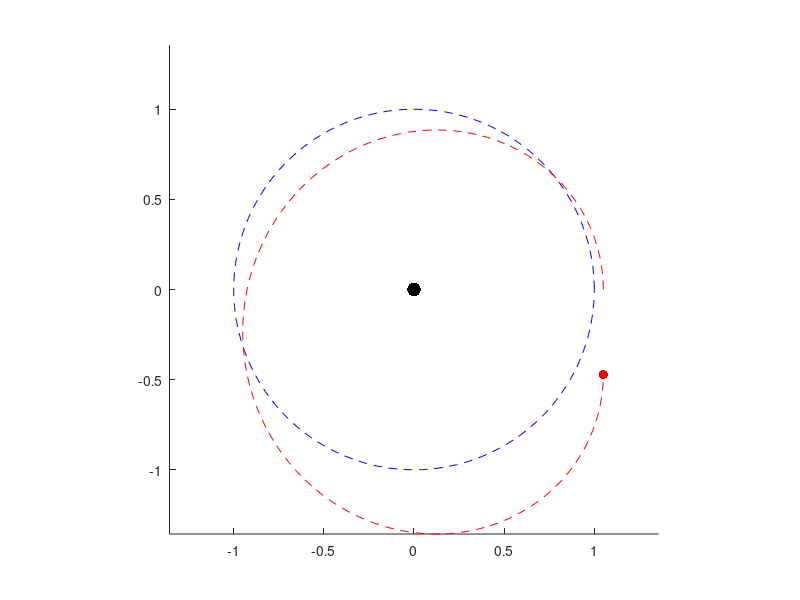
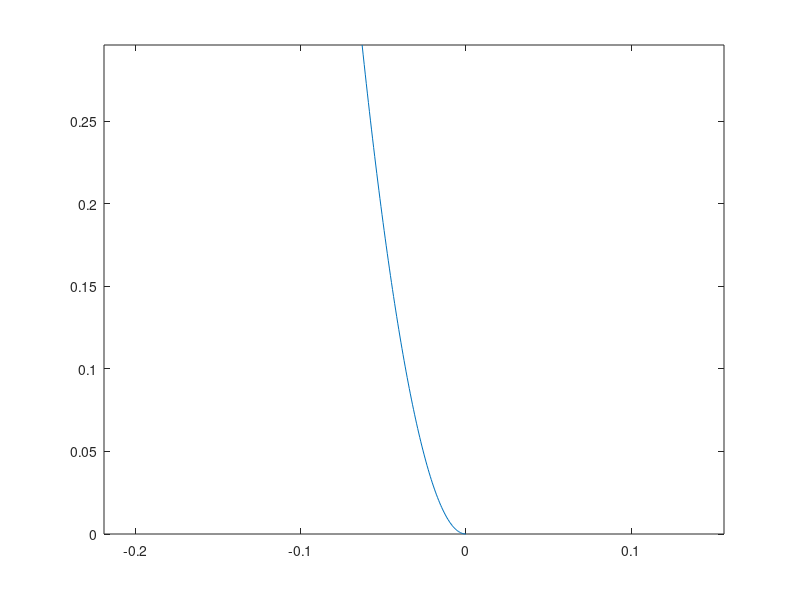
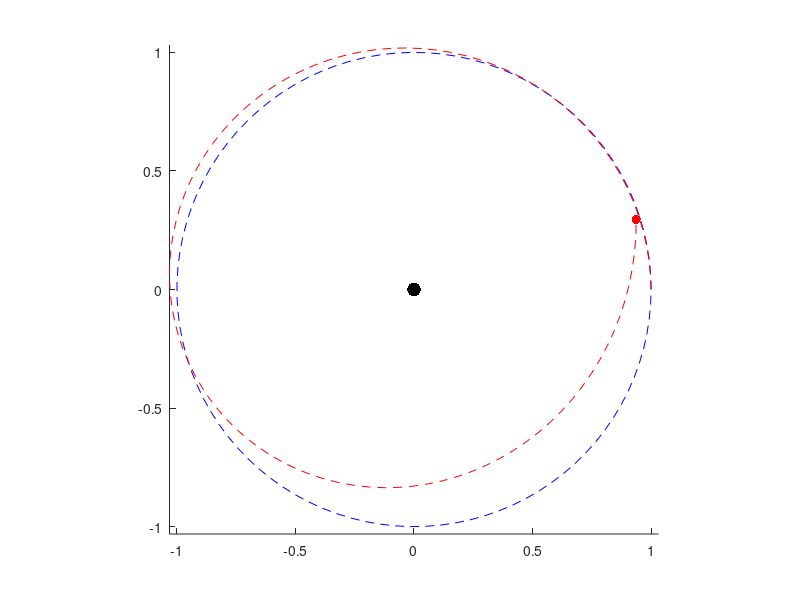

Write the MATLAB code that produced these figures, in order.
%% Case 1
n = 1;
r1 = 1;
x0 = 0.05;
y0 = 0;
yd0 = -3*n*x0/2;
t = linspace(0,2*pi,100);
x = x0*ones(size(t));
y = -3*n*t*x0/2 + y0;
M = n*t;
reforb = [r1*cos(M);r1*sin(M)];
hillorb = reforb+[x;y];

figure(11)
clf
set(gca,'Xlim',[-1.25,1.25],'YLim',[-1.25,1.25])
axis equal
hold on
plot(0,0,'k.','MarkerSize',30);
ms = plot(hillorb(1,1),hillorb(2,1),'r.','MarkerSize',20);
ps = plot(reforb(1,1),reforb(2,1),'b--',hillorb(1,1),hillorb(2,1),'r--');
hold off
set(gca,'Xlim',[-max(abs(hillorb(:))),max(abs(hillorb(:)))],'YLim',[-max(abs(hillorb(:))),max(abs(hillorb(:)))])
for j = 2:length(t)
    set(ms,'XData',hillorb(1,j),'YData',hillorb(2,j));
    set(ps(1),'XData',reforb(1,1:j),'YData',reforb(2,1:j));
    set(ps(2),'XData',hillorb(1,1:j),'YData',hillorb(2,1:j));
    pause(0.1);
end

%% case 2
n = 1;
r1 = 1;
x0 = 0.05;
y0 = 0;
yd0 = -2*n*x0;
t = linspace(0,2*pi,100);
x = x0*cos(n*t);
y = -2*x0*sin(n*t) + y0;
M = n*t;
reforb = [r1*cos(M);r1*sin(M)];
hillorb = reforb+[x;y];

figure(12)
plot(x,y)
axis equal

figure(13)
clf
set(gca,'Xlim',[-1.25,1.25],'YLim',[-1.25,1.25])
axis equal
hold on
plot(0,0,'k.','MarkerSize',30);
ms = plot(hillorb(1,1),hillorb(2,1),'r.','MarkerSize',20);
ps = plot(reforb(1,1),reforb(2,1),'b--',hillorb(1,1),hillorb(2,1),'r--');
hold off
set(gca,'Xlim',[-max(abs(hillorb(:))),max(abs(hillorb(:)))],'YLim',[-max(abs(hillorb(:))),max(abs(hillorb(:)))])
for j = 2:length(t)
    set(ms,'XData',hillorb(1,j),'YData',hillorb(2,j));
    set(ps(1),'XData',reforb(1,1:j),'YData',reforb(2,1:j));
    set(ps(2),'XData',hillorb(1,1:j),'YData',hillorb(2,1:j));
    pause(0.1);
end

%% case 3 - drift - x0=y0=xd0=0, yd0 >0
n = 3;
r1 = 1;
x0 = 0;
y0 = 0;
yd0 = 0.01;
t = linspace(0,2*pi,100);
x = 2*(1-cos(n*t))*yd0/n;
y = yd0/n*(4*sin(n*t) - 3*n*t);
M = n*t;
reforb = [r1*cos(M);r1*sin(M)];
hillorb = reforb+[x;y];

figure(12)
plot(x,y)
axis equal

figure(13)
clf
set(gca,'Xlim',[-1.25,1.25],'YLim',[-1.25,1.25])
axis equal
hold on
plot(0,0,'k.','MarkerSize',30);
ms = plot(hillorb(1,1),hillorb(2,1),'r.','MarkerSize',20);
ps = plot(reforb(1,1),reforb(2,1),'b--',hillorb(1,1),hillorb(2,1),'r--');
hold off
set(gca,'Xlim',[-max(abs(hillorb(:))),max(abs(hillorb(:)))],'YLim',[-max(abs(hillorb(:))),max(abs(hillorb(:)))])
for j = 2:length(t)
    set(ms,'XData',hillorb(1,j),'YData',hillorb(2,j));
    set(ps(1),'XData',reforb(1,1:j),'YData',reforb(2,1:j));
    set(ps(2),'XData',hillorb(1,1:j),'YData',hillorb(2,1:j));
    pause(0.1);
end

%% Gas drag 1

n = 1;
r1 = 1;
x0 = 0;
y0 = 0;
D = 0.005;
t = linspace(0,2*pi,100);
x = -2/n*D*t;
y = 3*D*t.^2/2;
M = n*t;
reforb = [r1*cos(M);r1*sin(M)];
hillorb = reforb+[x;y];

figure(12)
plot(x,y)
axis equal

figure(13)
clf
set(gca,'Xlim',[-1.25,1.25],'YLim',[-1.25,1.25])
axis equal
hold on
plot(0,0,'k.','MarkerSize',30);
ms = plot(hillorb(1,1),hillorb(2,1),'r.','MarkerSize',20);
ps = plot(reforb(1,1),reforb(2,1),'b--',hillorb(1,1),hillorb(2,1),'r--');
hold off
set(gca,'Xlim',[-max(abs(hillorb(:))),max(abs(hillorb(:)))],'YLim',[-max(abs(hillorb(:))),max(abs(hillorb(:)))])
for j = 2:length(t)
    set(ms,'XData',hillorb(1,j),'YData',hillorb(2,j));
    set(ps(1),'XData',reforb(1,1:j),'YData',reforb(2,1:j));
    set(ps(2),'XData',hillorb(1,1:j),'YData',hillorb(2,1:j));
    pause(0.1);
end